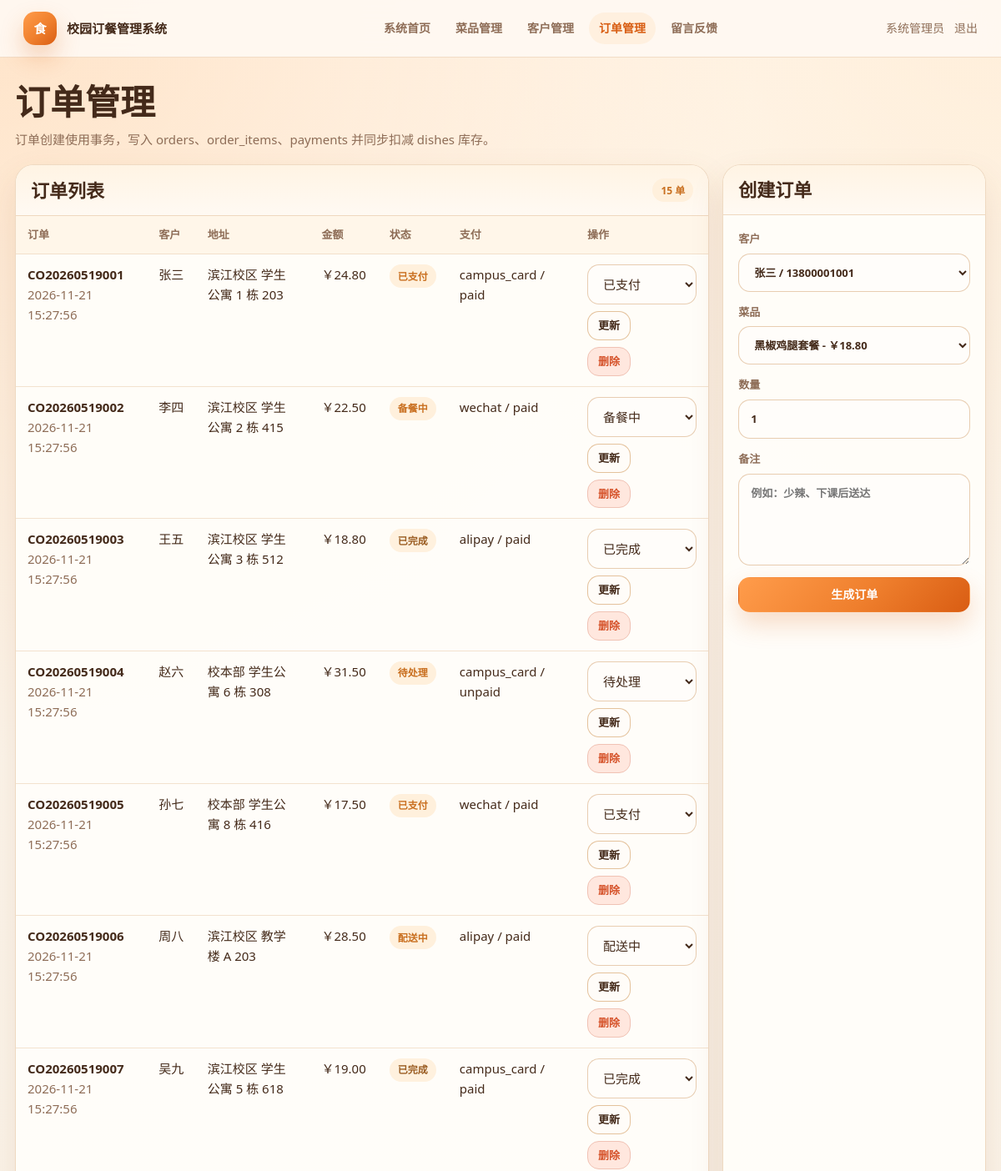
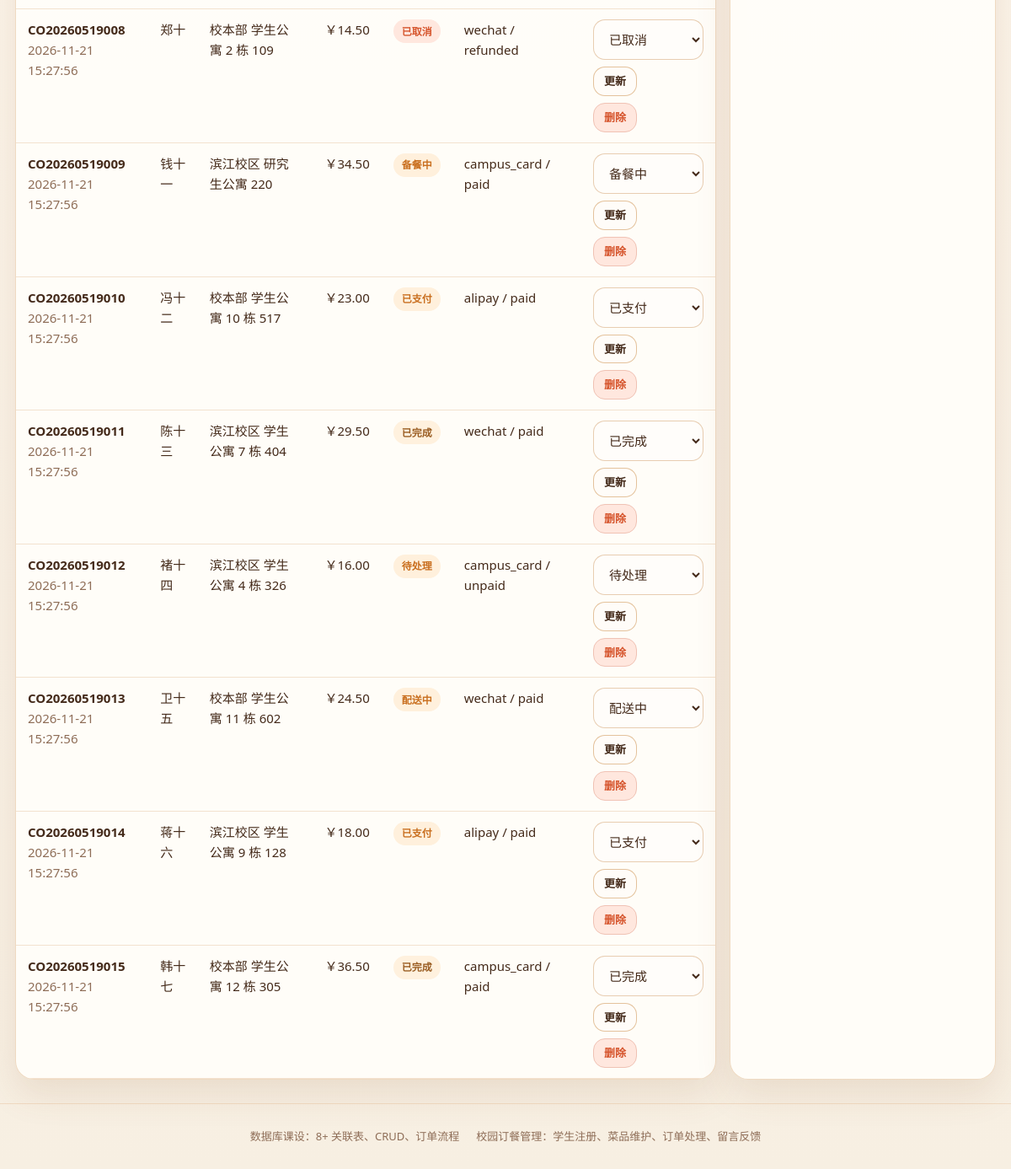
Screenshot of /orders.php (signed in) with the database file from the repository (2 pictures, top to bottom).
### tables this page shows
CREATE TABLE orders (
  id INT UNSIGNED AUTO_INCREMENT PRIMARY KEY,
  customer_id INT UNSIGNED NOT NULL,
  address_id INT UNSIGNED NOT NULL,
  user_id INT UNSIGNED NULL,
  order_no VARCHAR(40) NOT NULL UNIQUE,
  status ENUM('pending','paid','preparing','delivering','completed','cancelled') NOT NULL DEFAULT 'pending',
  total_amount DECIMAL(10,2) NOT NULL DEFAULT 0,
  remark VARCHAR(255) NULL,
  created_at TIMESTAMP NOT NULL DEFAULT CURRENT_TIMESTAMP,
  CONSTRAINT fk_orders_customer FOREIGN KEY (customer_id) REFERENCES customers(id)
    ON UPDATE CASCADE ON DELETE RESTRICT,
  CONSTRAINT fk_orders_address FOREIGN KEY (address_id) REFERENCES addresses(id)
    ON UPDATE CASCADE ON DELETE RESTRICT,
  CONSTRAINT fk_orders_user FOREIGN KEY (user_id) REFERENCES users(id)
    ON UPDATE CASCADE ON DELETE SET NULL
);

CREATE TABLE customers (
  id INT UNSIGNED AUTO_INCREMENT PRIMARY KEY,
  name VARCHAR(80) NOT NULL,
  phone VARCHAR(30) NOT NULL UNIQUE,
  email VARCHAR(120) NULL,
  student_no VARCHAR(30) NULL,
  created_at TIMESTAMP NOT NULL DEFAULT CURRENT_TIMESTAMP
);

CREATE TABLE addresses (
  id INT UNSIGNED AUTO_INCREMENT PRIMARY KEY,
  customer_id INT UNSIGNED NOT NULL,
  campus VARCHAR(50) NOT NULL,
  building VARCHAR(80) NOT NULL,
  room VARCHAR(50) NOT NULL,
  is_default TINYINT(1) NOT NULL DEFAULT 0,
  CONSTRAINT fk_addresses_customer FOREIGN KEY (customer_id) REFERENCES customers(id)
    ON UPDATE CASCADE ON DELETE CASCADE
);

CREATE TABLE payments (
  id INT UNSIGNED AUTO_INCREMENT PRIMARY KEY,
  order_id INT UNSIGNED NOT NULL UNIQUE,
  method ENUM('wechat','alipay','cash','campus_card') NOT NULL,
  amount DECIMAL(10,2) NOT NULL,
  paid_at TIMESTAMP NULL,
  status ENUM('unpaid','paid','refunded') NOT NULL DEFAULT 'unpaid',
  CONSTRAINT fk_payments_order FOREIGN KEY (order_id) REFERENCES orders(id)
    ON UPDATE CASCADE ON DELETE CASCADE
);

### includes/helpers.php (called while the page is built, shortened)
<?php
function e(?string $value): string
{
    return htmlspecialchars((string) $value, ENT_QUOTES | ENT_SUBSTITUTE, 'UTF-8');
}
function money($value): string
{
    return '￥' . number_format((float) $value, 2);
}
function status_text(string $status): string
{
    return [
        'pending' => '待处理',
        'paid' => '已支付',
        'preparing' => '备餐中',
        'delivering' => '配送中',
        'completed' => '已完成',
        'cancelled' => '已取消',
    ][$status] ?? $status;
}
function badge_class(string $status): string
{
    return [
        'pending' => 'warning',
        'paid' => 'info',
        'preparing' => 'info',
        'delivering' => 'primary',
        'completed' => 'success',
        'cancelled' => 'danger',
        'blocked' => 'danger',
        'safe' => 'success',
    ][$status] ?? 'muted';
}

### orders.php (the view, shortened to what this page needs)
<?php
$pdo = db();
$orders = $pdo->query(
    'SELECT o.*, c.name AS customer_name, a.campus, a.building, a.room, p.method, p.status AS pay_status
     FROM orders o
     JOIN customers c ON c.id = o.customer_id
     JOIN addresses a ON a.id = o.address_id
     LEFT JOIN payments p ON p.order_id = o.id
     ORDER BY o.created_at DESC'
)->fetchAll();
$customers = $pdo->query('SELECT id, name, phone FROM customers ORDER BY id')->fetchAll();
$dishes = $pdo->query('SELECT id, name, price FROM dishes WHERE status = "on" ORDER BY id')->fetchAll();
require __DIR__ . '/includes/header.php';
?>
<section class="page-head">
    <div>
        <h1>订单管理</h1>
        <p>订单创建使用事务，写入 orders、order_items、payments 并同步扣减 dishes 库存。</p>
    </div>
</section>
<section class="grid two">
    <div class="panel">
        <div class="panel-head"><h2>订单列表</h2><span class="badge info"><?= count($orders) ?> 单</span></div>
        <div class="table-wrap">
            <table>
                <thead><tr><th>订单</th><th>客户</th><th>地址</th><th>金额</th><th>状态</th><th>支付</th><th>操作</th></tr></thead>
                <tbody>
                <?php foreach ($orders as $order): ?>
                    <tr>
                        <td><strong><?= e($order['order_no']) ?></strong><br><span class="muted"><?= e($order['created_at']) ?></span></td>
                        <td><?= e($order['customer_name']) ?></td>
                        <td><?= e($order['campus'] . ' ' . $order['building'] . ' ' . $order['room']) ?></td>
                        <td><?= money($order['total_amount']) ?></td>
                        <td><span class="badge <?= badge_class($order['status']) ?>"><?= e(status_text($order['status'])) ?></span></td>
                        <td><?= e($order['method'] ?? '-') ?> / <?= e($order['pay_status'] ?? '-') ?></td>
                        <td>
                            <div class="actions">
                                <form method="post" class="actions">
                                    <select name="status">
                                        <?php foreach (['pending','paid','preparing','delivering','completed','cancelled'] as $status): ?>
                                            <option value="<?= e($status) ?>" <?= $order['status'] === $status ? 'selected' : '' ?>><?= e(status_text($status)) ?></option>
                                        <?php endforeach; ?>
                                    </select>
                                    <button class="btn small" type="submit">更新</button>
                                </form>
                                <form method="post" onsubmit="return confirm('确认删除该订单？');">
                                    <button class="btn small danger" type="submit">删除</button>
                                </form>
                            </div>
                        </td>
                    </tr>
                <?php endforeach; ?>
                </tbody>
            </table>
        </div>
    </div>
    <aside class="panel">
        <div class="panel-head"><h2>创建订单</h2></div>
        <div class="panel-body">
            <form method="post" class="form">
                <label>客户
                    <select name="customer_id" required>
                        <?php foreach ($customers as $customer): ?>
                            <option value="<?= (int) $customer['id'] ?>"><?= e($customer['name'] . ' / ' . $customer['phone']) ?></option>
                        <?php endforeach; ?>
                    </select>
                </label>
                <label>菜品
                    <select name="dish_id" required>
                        <?php foreach ($dishes as $dish): ?>
                            <option value="<?= (int) $dish['id'] ?>"><?= e($dish['name']) ?> - <?= money($dish['price']) ?></option>
                        <?php endforeach; ?>
                    </select>
                </label>
                <label>数量<input name="quantity" type="number" min="1" value="1" required></label>
                <label>备注<textarea name="remark" placeholder="例如：少辣、下课后送达"></textarea></label>
                <button class="btn primary" type="submit">生成订单</button>
            </form>
        </div>
    </aside>
</section>
<?php require __DIR__ . '/includes/footer.php'; ?>

### assets/style.css (style rules this page uses)
:root { --bg: #f7efe2; --bg-soft: #fff8ef; --surface: #fff9f2; --panel: #fffdf9; --text: #442a1a; --muted: #8e6d57; --line: #efd8bf; --line-strong: #e3bf97; --primary: #ef7f2d; --primary-strong: #d85d12; --primary-soft: #fff0df; --success: #9a5d22; --success-soft: #fff1de; --warning: #c96f1f; --warning-soft: #fff0dc; --danger: #d6552d; --danger-soft: #ffe7de; --shadow: 0 18px 42px rgba(140, 85, 39, .12); --shadow-soft: 0 10px 24px rgba(169, 111, 59, .10); --gradient: linear-gradient(135deg, #ff9c4b 0%, #ef7f2d 55%, #d95d13 100%); font-family: "Microsoft YaHei", "PingFang SC", "Segoe UI", Arial, sans-serif; }
* { box-sizing: border-box; }
html { scroll-behavior: smooth; }
body { margin: 0; background: radial-gradient(circle at top left, rgba(255, 220, 186, .72), transparent 30%), radial-gradient(circle at top right, rgba(255, 235, 210, .72), transparent 26%), linear-gradient(180deg, #fff8ef 0%, #f7efe2 100%); color: var(--text); font-size: 15px; line-height: 1.6; }
button, input, select, textarea { font: inherit; }
.page-head { display: flex; gap: 16px; align-items: flex-end; justify-content: space-between; margin-bottom: 18px; }
h1, h2, h3 { margin: 0; line-height: 1.2; letter-spacing: 0; }
h1 { font-size: clamp(28px, 4vw, 42px); }
h2 { font-size: 22px; }
.muted, .page-head p { color: var(--muted); }
.page-head p { margin: 8px 0 0; }
.grid { display: grid; gap: 16px; }
.grid.two { grid-template-columns: minmax(0, 1.45fr) minmax(310px, .55fr); }
.card, .panel, .login-card, .student-card, .auth-card, .sidebar-card, .menu-hero-card { background: rgba(255, 253, 249, .96); border: 1px solid rgba(239, 216, 191, .95); border-radius: 22px; box-shadow: var(--shadow); }
.panel { overflow: hidden; }
.panel-head { display: flex; gap: 12px; align-items: center; justify-content: space-between; padding: 16px 18px; border-bottom: 1px solid var(--line); background: linear-gradient(180deg, rgba(255, 243, 226, .92), rgba(255, 249, 242, .88)); }
.panel-body { padding: 18px; }
.table-wrap { overflow-x: auto; }
table { width: 100%; border-collapse: collapse; }
th, td { padding: 12px 14px; text-align: left; border-bottom: 1px solid rgba(239, 216, 191, .72); vertical-align: top; }
th { color: var(--muted); font-size: 13px; font-weight: 800; background: rgba(255, 245, 232, .88); }
.badge { display: inline-flex; align-items: center; min-height: 28px; padding: 3px 10px; border-radius: 999px; font-size: 12px; font-weight: 800; white-space: nowrap; }
.badge.success { color: var(--success); background: var(--success-soft); }
.badge.warning, .badge.info, .badge.primary { color: var(--warning); background: var(--warning-soft); }
.badge.danger { color: var(--danger); background: var(--danger-soft); }
.btn, button.btn { display: inline-flex; min-height: 42px; align-items: center; justify-content: center; gap: 8px; padding: 9px 16px; border: 1px solid rgba(227, 191, 151, .95); border-radius: 14px; color: var(--text); background: rgba(255, 252, 248, .96); cursor: pointer; font-size: 14px; font-weight: 800; transition: transform .18s ease, box-shadow .18s ease, border-color .18s ease, background .18s ease; }
.btn.primary { color: #fff; border-color: transparent; background: var(--gradient); box-shadow: 0 14px 30px rgba(218, 100, 25, .22); }
.btn.danger { color: var(--danger); border-color: #f0c2b4; background: var(--danger-soft); }
.btn.small { min-height: 34px; padding: 6px 12px; font-size: 13px; }
.actions { display: flex; flex-wrap: wrap; gap: 8px; }
.form { display: grid; gap: 14px; }
.form label { display: grid; gap: 7px; color: var(--muted); font-size: 13px; font-weight: 800; }
input, select, textarea { width: 100%; border: 1px solid rgba(231, 203, 174, .95); border-radius: 14px; padding: 12px 14px; color: var(--text); background: rgba(255, 253, 250, .98); outline: none; transition: border-color .18s ease, box-shadow .18s ease, background .18s ease; }
textarea { min-height: 110px; resize: vertical; }

### rows the page displays
orders: order_no "CO20260519001", created_at "2026-11-21 15:27:56", customer.name "张三", address.room "滨江校区 学生公寓 1 栋 203", total_amount "￥24.80", status "已支付", payments.method "campus_card", payments.status "paid"
orders: order_no "CO20260519002", created_at "2026-11-21 15:27:56", customer.name "李四", address.room "滨江校区 学生公寓 2 栋 415", total_amount "￥22.50", status "备餐中", payments.method "wechat", payments.status "paid"
orders: order_no "CO20260519003", created_at "2026-11-21 15:27:56", customer.name "王五", address.room "滨江校区 学生公寓 3 栋 512", total_amount "￥18.80", status "已完成", payments.method "alipay", payments.status "paid"
orders: order_no "CO20260519004", created_at "2026-11-21 15:27:56", customer.name "赵六", address.room "校本部 学生公寓 6 栋 308", total_amount "￥31.50", status "待处理", payments.method "campus_card", payments.status "unpaid"
orders: order_no "CO20260519005", created_at "2026-11-21 15:27:56", customer.name "孙七", address.room "校本部 学生公寓 8 栋 416", total_amount "￥17.50", status "已支付", payments.method "wechat", payments.status "paid"
orders: order_no "CO20260519006", created_at "2026-11-21 15:27:56", customer.name "周八", address.room "滨江校区 教学楼 A 203", total_amount "￥28.50", status "配送中", payments.method "alipay", payments.status "paid"
orders: order_no "CO20260519007", created_at "2026-11-21 15:27:56", customer.name "吴九", address.room "滨江校区 学生公寓 5 栋 618", total_amount "￥19.00", status "已完成", payments.method "campus_card", payments.status "paid"
orders: order_no "CO20260519008", created_at "2026-11-21 15:27:56", customer.name "郑十", address.room "校本部 学生公寓 2 栋 109", total_amount "￥14.50", status "已取消", payments.method "wechat", payments.status "refunded"
orders: order_no "CO20260519009", created_at "2026-11-21 15:27:56", customer.name "钱十一", address.room "滨江校区 研究生公寓 220", total_amount "￥34.50", status "备餐中", payments.method "campus_card", payments.status "paid"
orders: order_no "CO20260519010", created_at "2026-11-21 15:27:56", customer.name "冯十二", address.room "校本部 学生公寓 10 栋 517", total_amount "￥23.00", status "已支付", payments.method "alipay", payments.status "paid"
orders: order_no "CO20260519011", created_at "2026-11-21 15:27:56", customer.name "陈十三", address.room "滨江校区 学生公寓 7 栋 404", total_amount "￥29.50", status "已完成", payments.method "wechat", payments.status "paid"
orders: order_no "CO20260519012", created_at "2026-11-21 15:27:56", customer.name "褚十四", address.room "滨江校区 学生公寓 4 栋 326", total_amount "￥16.00", status "待处理", payments.method "campus_card", payments.status "unpaid"
orders: order_no "CO20260519013", created_at "2026-11-21 15:27:56", customer.name "卫十五", address.room "校本部 学生公寓 11 栋 602", total_amount "￥24.50", status "配送中", payments.method "wechat", payments.status "paid"
orders: order_no "CO20260519014", created_at "2026-11-21 15:27:56", customer.name "蒋十六", address.room "滨江校区 学生公寓 9 栋 128", total_amount "￥18.00", status "已支付", payments.method "alipay", payments.status "paid"
orders: order_no "CO20260519015", created_at "2026-11-21 15:27:56", customer.name "韩十七", address.room "校本部 学生公寓 12 栋 305", total_amount "￥36.50", status "已完成", payments.method "campus_card", payments.status "paid"

### other values shown
$appName "校园订餐管理系统"
$label "系统首页"
$label "菜品管理"
$label "客户管理"
$label "订单管理"
$label "留言反馈"
user()['display_name'] "系统管理员"
count($orders) "15"
form field status "已支付"
form field status "备餐中"
form field status "已完成"
form field status "待处理"
form field status "配送中"
form field status "已取消"
form field customer_id "张三 / 13800001001"
